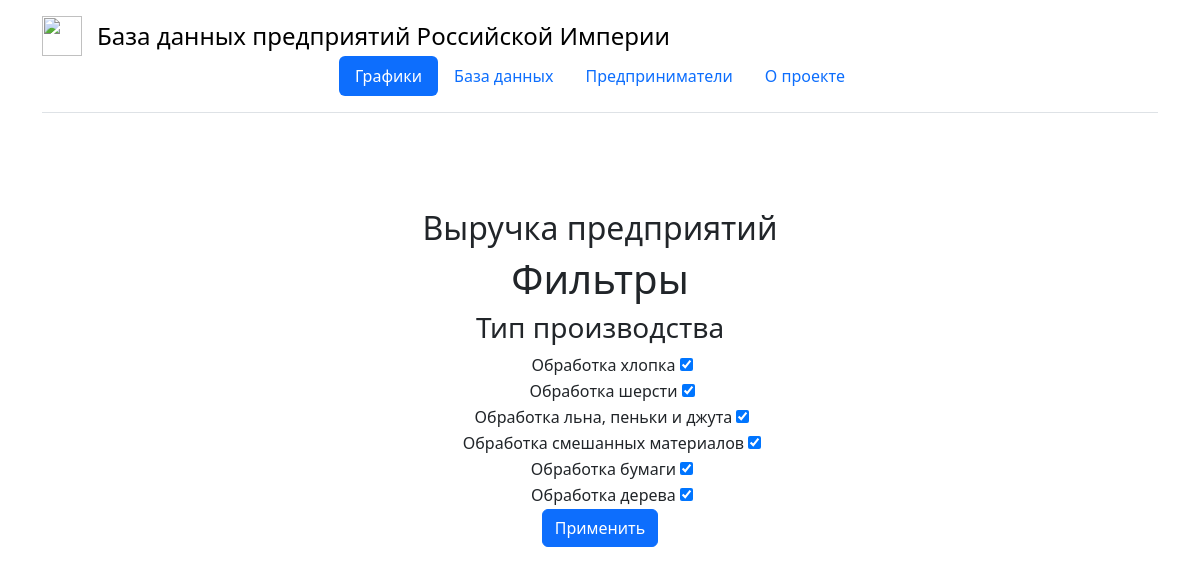
/graphics-revenue, run on the app's committed database.
### mainpage/models.py (models this page shows, shortened)
class Material(models.Model):
    material_name = models.CharField(max_length=100, null=False)

### mainpage/views.py (the view, shortened to what this page needs)
# urls.py: path('graphics-revenue', views.graphics, {'graphic_type': 'Выручка предприятий'}),
def graphics(request, graphic_type):
    if graphic_type == 'Средняя выручка':
        counties_list = []
        for label in request.GET:
            if request.GET.get(label) == 'on':
                counties_list.append(int(label.split('_')[1]))
        revenues = Statistic.objects.all()
        data, counties, series = {}, {}, {}
        for revenue in revenues:
            if revenue.county.id in counties_list or len(counties_list) == 0:
                if not revenue.county.county_name in data:
                    data[revenue.county.county_name] = [revenue.revenue]
                else:
                    data[revenue.county.county_name].append(revenue.revenue)
                if revenue.county.county_name in series:
                    series[revenue.county.county_name]['data'].append([
                        revenue.fabricator.fabricator_name, int(revenue.revenue)
                    ])
                else:
                    series[revenue.county.county_name] = {
                        'name': revenue.county.county_name,
                        'id': revenue.county.county_name,
                        'data': [
                            [revenue.fabricator.fabricator_name, int(revenue.revenue)]
                        ]
                    }
            if not revenue.county.county_name in counties:
                counties[revenue.county.county_name] = revenue.county.id
        series = [series[c] for c in list(series.keys())]
        for i in range(len(series)):
            series[i]['data'] = sorted(series[i]['data'], key=lambda x: x[1])
        render_data = {'country_data': [], 'counties': [], 'series': series}
        for county in data:
            render_data['country_data'].append({
                'name': county,
                'y': int(sum(data[county]) / len(data[county])),
                'drilldown': county
            })
        for county in counties:
            if county in data:
                render_data['counties'].append([county, counties[county], True])
            else:
                render_data['counties'].append([county, counties[county], False])
        return render(request, 'mainpage/graphic_average_revenue.html', context=render_data)
    elif graphic_type == 'Выручка предприятий':
        revenues = Statistic.objects.all()
        revenue_list = []
        for label in request.GET:
            if request.GET.get(label) == 'on':
                revenue_list.append(int(label.split('_')[1]))
        data, revenues_list = {}, []
        for revenue in revenues:
            if revenue.material.id in revenue_list or len(revenue_list) == 0:
                if not revenue.county.county_name in data:
                    data[revenue.county.county_name] = [[revenue.fabricator.fabricator_name, revenue.revenue]]
                else:
                    data[revenue.county.county_name].append([revenue.fabricator.fabricator_name, revenue.revenue])
                if not revenue.material.material_name in [fabric[0] for fabric in revenues_list]:
                    revenues_list.append([revenue.material.material_name, revenue.material.id, True])
            else:
                if not revenue.material.material_name in [fabric[0] for fabric in revenues_list]:
                    revenues_list.append([revenue.material.material_name, revenue.material.id, False])
        for key in data:
            data[key] = sorted(data[key], key=lambda x: x[1])
        return render(request, 'mainpage/graphic_revenue.html', context={'data': data, 'fabrics': revenues_list})

### mainpage/templates/mainpage/graphic_revenue.html (shortened to what this page needs)
{% load static %}
<!doctype html>
<html lang="en">
<head>
    <link rel="stylesheet" href="https://cdn.jsdelivr.net/npm/bootstrap@5.2.3/dist/css/bootstrap.min.css">
    <link rel="stylesheet" href="{% static 'style.css' %}">
</head>
<body>
    <div class="container">
        <header class="d-flex flex-wrap justify-content-center py-3 mb-4 border-bottom">
          <a href="/" class="d-flex align-items-center mb-3 mb-md-0 me-md-auto link-body-emphasis text-decoration-none">
              <img src="{% static 'icon.png' %}" width="40" height="40">
              <span class="fs-4" style="color: black; margin-left: 15px;">База данных предприятий Российской Империи</span>
          </a>
          <ul class="nav nav-pills">
            <li class="nav-item"><a href="/" class="nav-link active">Графики</a></li>
            <li class="nav-item"><a href="/database" class="nav-link">База данных</a></li>
            <li class="nav-item"><a href="/entrepreneurs" class="nav-link">Предприниматели</a></li>
            <li class="nav-item"><a href="/about-project" class="nav-link">О проекте</a></li>
          </ul>
        </header>
    </div>
    <div class="px-4 py-5 my-5 text-center">
        <h2>Выручка предприятий</h2>
        <h1>Фильтры</h1>
        <form method="get">
            <h3>Тип производства</h3>
            {% for fabric in fabrics %}
                <div class="form-check" style="text-align:center; vertical-align:middle;">
                    <label>{{ fabric.0 }}</label>
                    {% if fabric.2 %}
                        <input id="label_{{ fabric.1 }}" type="checkbox" name="label_{{ fabric.1 }}" checked>
                    {% else %}
                        <input id="label_{{ fabric.1 }}" type="checkbox" name="label_{{ fabric.1 }}">
                    {% endif %}
                </div>
            {% endfor %}
            <input class="btn btn-primary" type="submit" value="Применить">
        </form>
    </div>
</body>
</html>

### data on the page
Material: material_name "Обработка хлопка"
Material: material_name "Обработка шерсти"
Material: material_name "Обработка льна, пеньки и джута"
Material: material_name "Обработка смешанных материалов"
Material: material_name "Обработка бумаги"
Material: material_name "Обработка дерева"
